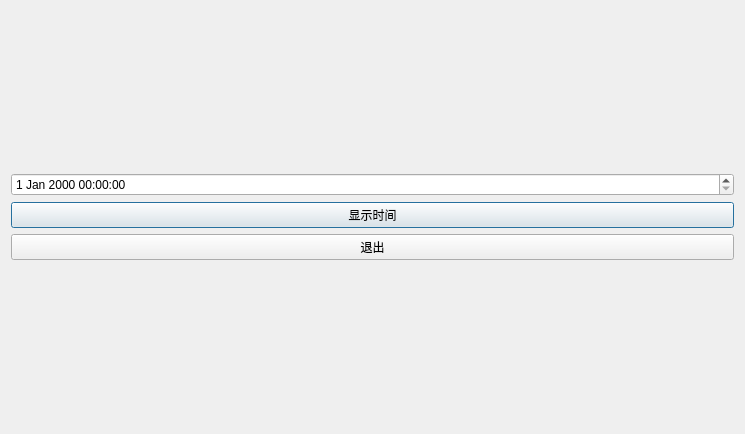
<?xml version="1.0" encoding="UTF-8"?>
<ui version="4.0">
 <class>Dialog</class>
 <widget class="QDialog" name="Dialog">
  <property name="geometry">
   <rect>
    <x>0</x>
    <y>0</y>
    <width>745</width>
    <height>434</height>
   </rect>
  </property>
  <property name="windowTitle">
   <string>Dialog</string>
  </property>
  <layout class="QGridLayout" name="gridLayout">
   <item row="0" column="0">
    <layout class="QVBoxLayout" name="verticalLayout">
     <item>
      <widget class="QDateTimeEdit" name="dateTimeEdit"/>
     </item>
     <item>
      <widget class="QPushButton" name="showPushButton">
       <property name="text">
        <string>显示时间</string>
       </property>
      </widget>
     </item>
     <item>
      <widget class="QPushButton" name="quitPushButton">
       <property name="text">
        <string>退出</string>
       </property>
      </widget>
     </item>
    </layout>
   </item>
  </layout>
 </widget>
 <layoutdefault spacing="6" margin="11"/>
 <resources/>
 <connections/>
</ui>
